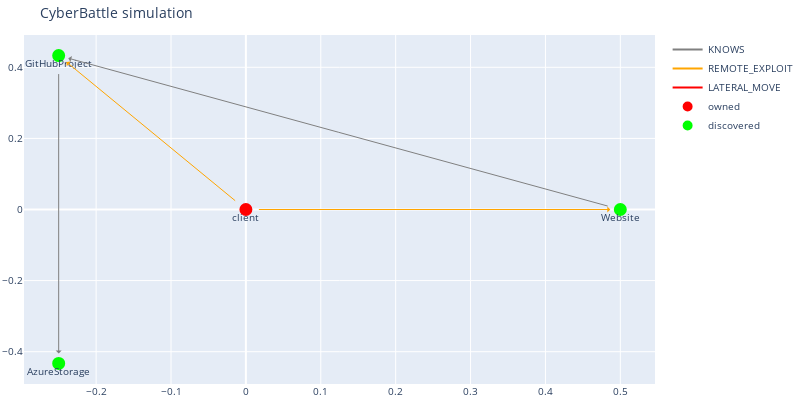

Notebook source saved alongside this figure:
### Code cell
# 3
leakedSasUrl = c2.run_remote_attack('client', 'GitHubProject',  'CredScanGitHistory')
dbg.plot_discovered_network()

### Figure 1 — Plotly figure (JSON) as saved in the notebook; plotly's stock layout.template omitted (floating-point values rounded to 4 significant figures)
{"data": [{"line": {"color": "gray"}, "mode": "lines", "name": "KNOWS", "type": "scatter", "x": [0], "y": [0]}, {"line": {"color": "orange"}, "mode": "lines", "name": "REMOTE_EXPLOIT", "type": "scatter", "x": [0], "y": [0]}, {"line": {"color": "red"}, "mode": "lines", "name": "LATERAL_MOVE", "type": "scatter", "x": [0], "y": [0]}, {"hoverinfo": "text", "marker": {"color": "#D32F2E", "line": {"color": "rgb(255,0,0)", "width": 8}, "size": 5, "symbol": "circle-dot"}, "mode": "markers+text", "name": "owned", "text": ["client"], "textposition": "bottom center", "type": "scatter", "x": [0], "y": [0]}, {"hoverinfo": "text", "marker": {"color": "#0e9d00", "line": {"color": "rgb(0,255,0)", "width": 8}, "size": 5, "symbol": "circle-dot"}, "mode": "markers+text", "name": "discovered", "text": ["Website", "GitHubProject", "AzureStorage"], "textposition": "bottom center", "type": "scatter", "x": [0.5, -0.25, -0.25], "y": [9.934e-09, 0.433, -0.433]}], "layout": {"annotations": [{"align": "center", "arrowcolor": "orange", "arrowhead": 1, "arrowsize": 1, "arrowwidth": 1, "ax": 0, "axref": "x", "ay": 0, "ayref": "y", "hovertext": "REMOTE_EXPLOIT", "opacity": 1, "showarrow": true, "standoff": 10, "startstandoff": 10, "x": 0.5, "xref": "x", "y": 9.934e-09, "yref": "y"}, {"align": "center", "arrowcolor": "orange", "arrowhead": 1, "arrowsize": 1, "arrowwidth": 1, "ax": 0, "axref": "x", "ay": 0, "ayref": "y", "hovertext": "REMOTE_EXPLOIT", "opacity": 1, "showarrow": true, "standoff": 10, "startstandoff": 10, "x": -0.25, "xref": "x", "y": 0.433, "yref": "y"}, {"align": "center", "arrowcolor": "gray", "arrowhead": 1, "arrowsize": 1, "arrowwidth": 1, "ax": -0.25, "axref": "x", "ay": 0.433, "ayref": "y", "hovertext": "KNOWS", "opacity": 1, "showarrow": true, "standoff": 10, "startstandoff": 10, "x": -0.25, "xref": "x", "y": -0.433, "yref": "y"}, {"align": "center", "arrowcolor": "gray", "arrowhead": 1, "arrowsize": 1, "arrowwidth": 1, "ax": 0.5, "axref": "x", "ay": 9.934e-09, "ayref": "y", "hovertext": "KNOWS", "opacity": 1, "showarrow": true, "standoff": 10, "startstandoff": 10, "x": -0.25, "xref": "x", "y": 0.433, "yref": "y"}], "autosize": false, "font": {"size": 10}, "height": 400, "hovermode": "closest", "margin": {"b": 15, "l": 2, "r": 2, "t": 35}, "showlegend": true, "title": {"text": "CyberBattle simulation"}, "width": 800}}
